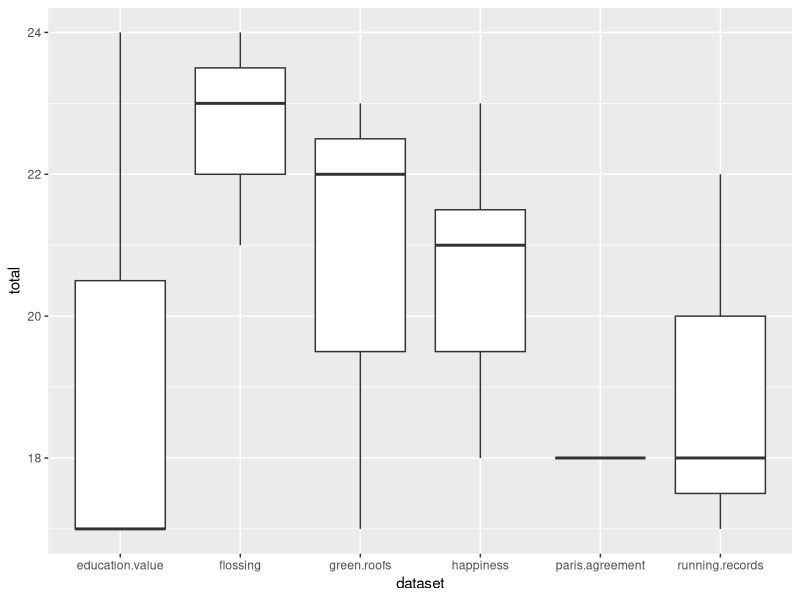
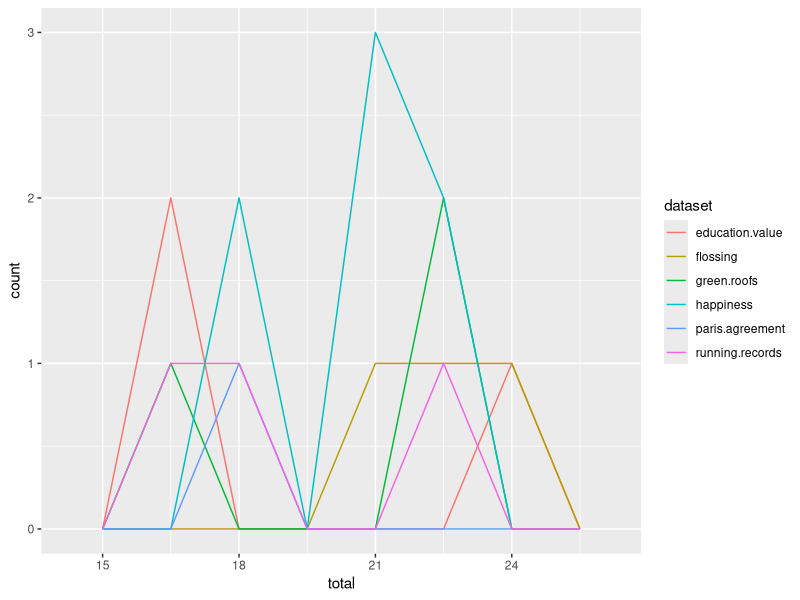
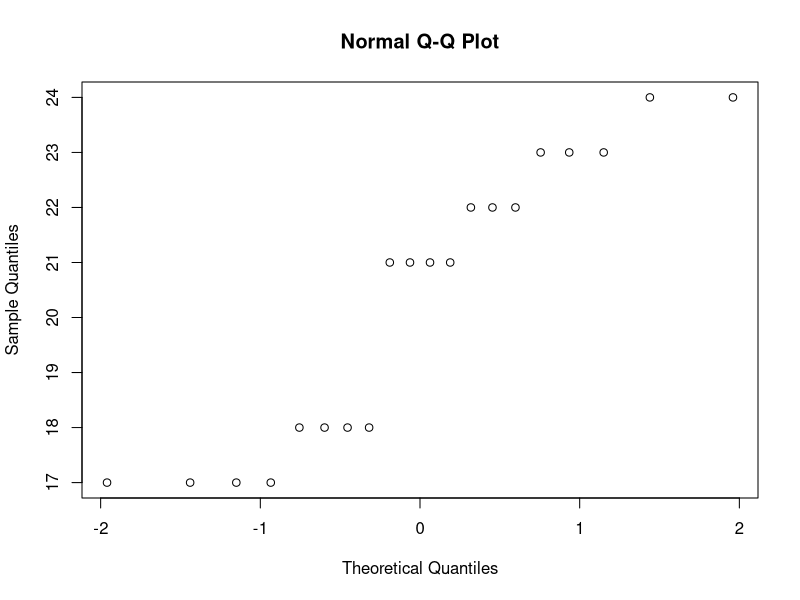
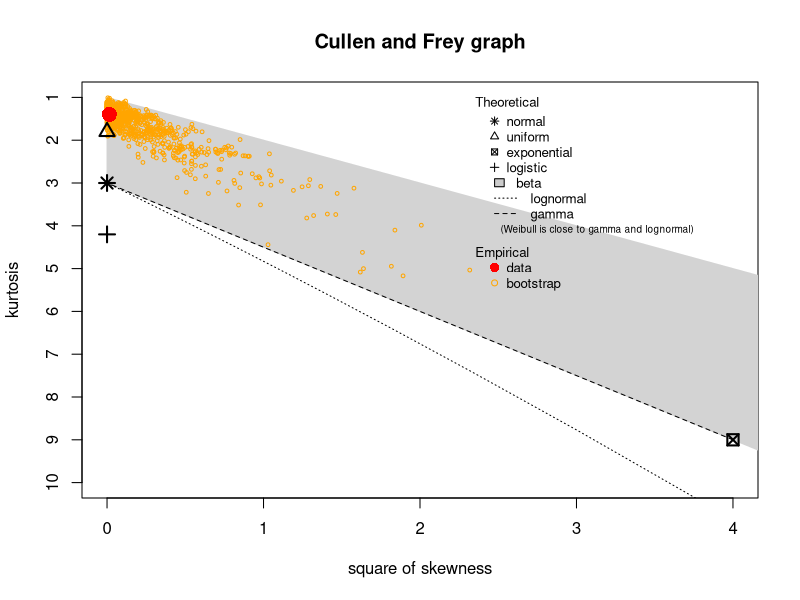
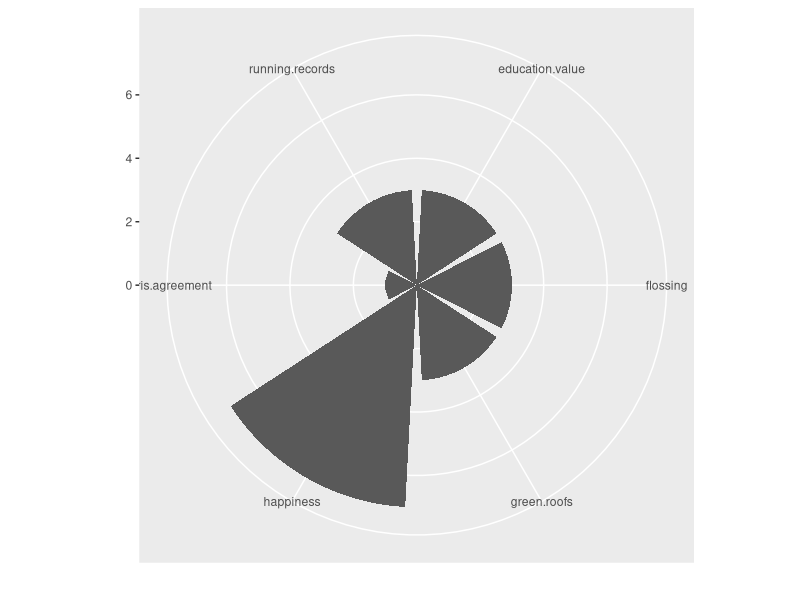

Source code (R) for these figures, in order:
## ---- chunk 1
library(dplyr)
library(ggplot2)
library(tibble)
library(knitr)
library(fitdistrplus)

#read data
metrics <-read.csv('data/BIOL5081.2016.grades.csv')
#as_tibble(metrics)
hackathon <- metrics %>% filter(metric == "test1")

#table so people can see their scores
kable(hackathon)

#data viz for pattern analysis and exploration of potential stats
ggplot(hackathon, aes(dataset, total)) + 
  geom_boxplot()

ggplot(hackathon, aes(total, colour = dataset)) +
         geom_freqpoly(binwidth = 1.5)

#EDA on distribution
shapiro.test(hackathon$total) 
qqnorm(hackathon$total)
descdist(hackathon$total, boot = 1000)

summary(hackathon)
#mean is 80% and median 84%. Nice!

#variation
m <- mean(hackathon$total)
v<- sd(hackathon$total)
cv <- v/m #coefficient of variation
cv #very small CV for the total scores on code. that is good news.

#frequencies of real dataset use
ggplot(hackathon, aes(dataset)) + geom_bar(stat = "count") + coord_polar() +xlab("") + ylab("")

popular.datasets <- hackathon %>% group_by(dataset) %>% tally() 
#ggplot(popular.datasets, aes(dataset, sort(n))) + 
  #geom_density() + coord_flip() 

#looks like running was most popular
c1<-chisq.test(popular.datasets$dataset, popular.datasets$n)
c1 #no difference but too few observations, so need to simulate

c2<-chisq.test(popular.datasets$dataset, popular.datasets$n, simulate.p.value = TRUE, B = 10000)
c2 #no difference in frequency even with 10,000 replicates of this test

#indication that the dataset related to total score
m1 <- lm(total~dataset, data = hackathon)
summary(m1)
anova(m1, test="Chisq") #no indication that the dataset significantly influenced scores

#however, sample sizes very uneven
m2 <- kruskal.test(total~dataset, data = hackathon)
m2 #still no difference

#Interactive viz using plot.ly or highchart

#final model as lm?

#Note - discovery, these data are messy. Each column is not independent, i.e. the 5 questions scored on the Likert Scale. Need to be tidied up to examine whether a specific dimension was low and thus whether instruction was inadequate or could have been improved.
